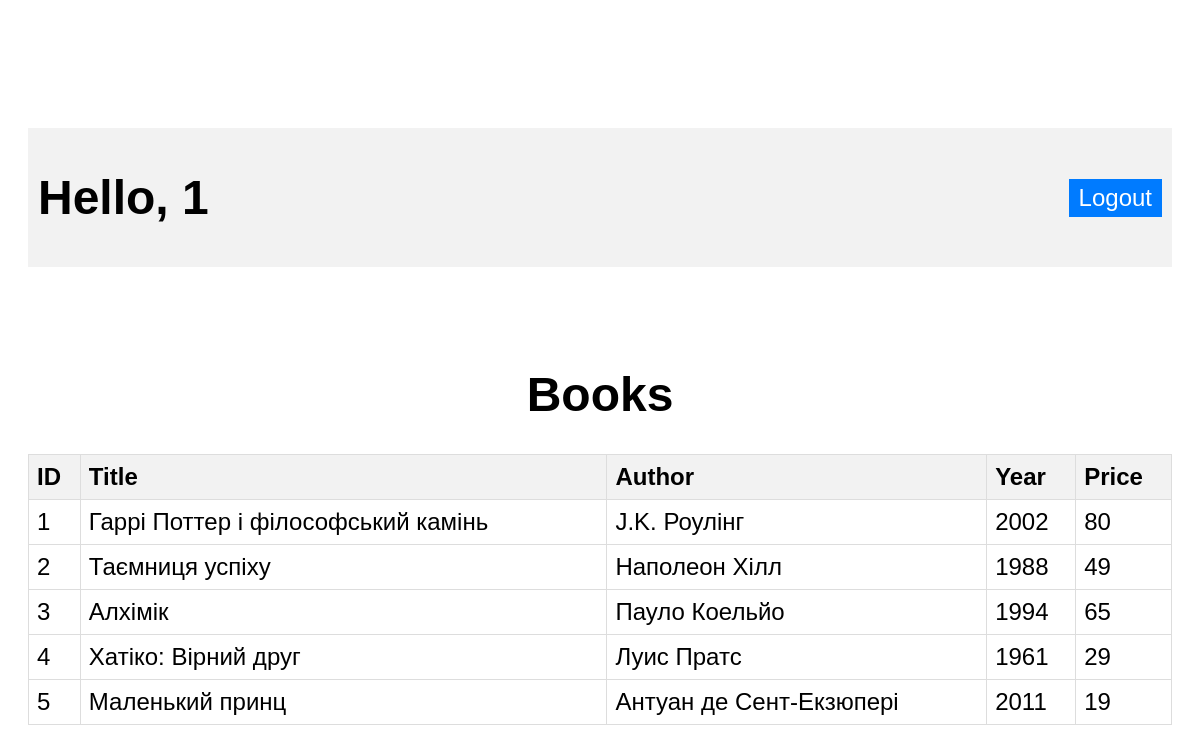
The page /books (signed in) on the database its author committed.
### models.py (models this page shows)
class Book(db.Model):
    id = db.Column(db.Integer, primary_key=True)
    title = db.Column(db.String, nullable=False)
    author = db.Column(db.String, nullable=False)
    year = db.Column(db.Integer)
    price = db.Column(db.Integer)

### views.py (the view, shortened to what this page needs)
@app.route('/books', methods=['GET', 'POST'])
def books():
    if session.get('username') is None:
        return redirect(url_for('login'))
    if request.method == 'GET':
        size = int(request.args.get('size')) if request.args.get('size') else 1000000
        all_books = db.session.execute(db.select(Book).limit(size)).scalars()
        return render_template('books.html', all_books=all_books, size=size, username=session.get('username'))
    else:
        return 'Forbidden request method', 405

### templates/books.html (shortened to what this page needs)
<!DOCTYPE html>
<html lang="en">
<head>
    <link rel="stylesheet" href="/static/styles.css">
</head>
<body>
<div class="header">
    <h1>Hello, {{username}}</h1>
    <a href="/logout" class="logout-btn">Logout</a>
</div>
    <div>
        <h1>Books</h1>
    <table>
    <tr>
        <th>ID</th>
        <th>Title</th>
        <th>Author</th>
        <th>Year</th>
        <th>Price</th>
    </tr>
    {% for book in all_books %}
    <tr>
        <td>{{ book.id }}</td>
        <td>{{ book.title }}</td>
        <td>{{ book.author }}</td>
        <td>{{ book.year }}</td>
        <td>{{ book.price }}</td>
    </tr>
    {% endfor %}
    </table>
    </div>
</body>
</html>

### static/styles.css (style rules this page uses)
body { font-family: Arial, sans-serif; padding: 20px; }
h1 { text-align: center; }
table { width: 100%; border-collapse: collapse; margin-top: 20px; }
th, td { border: 1px solid #ddd; padding: 8px; text-align: left; }
th { background-color: #f2f2f2; }
body { font-family: Arial, sans-serif; }
div { font-size: 24px; text-align: center; margin-top: 100px; }
table { width: 100%; border-collapse: collapse; }
th, td { padding: 8px; text-align: left; border-bottom: 1px solid #ddd; }
.header { display: flex; justify-content: space-between; align-items: center; padding: 10px; background-color: #f2f2f2; }
.logout-btn { padding: 5px 10px; background-color: #007bff; color: #fff; text-decoration: none; }

### rows shown on the page
Book: id "1", title "Гаррі Поттер і філософський камінь", author "J.K. Роулінг", year "2002", price "80"
Book: id "2", title "Таємниця успіху", author "Наполеон Хілл", year "1988", price "49"
Book: id "3", title "Алхімік", author "Пауло Коельйо", year "1994", price "65"
Book: id "4", title "Хатіко: Вірний друг", author "Луис Пратс", year "1961", price "29"
Book: id "5", title "Маленький принц", author "Антуан де Сент-Екзюпері", year "2011", price "19"

### other values the page prints
{{ username }} "1"
